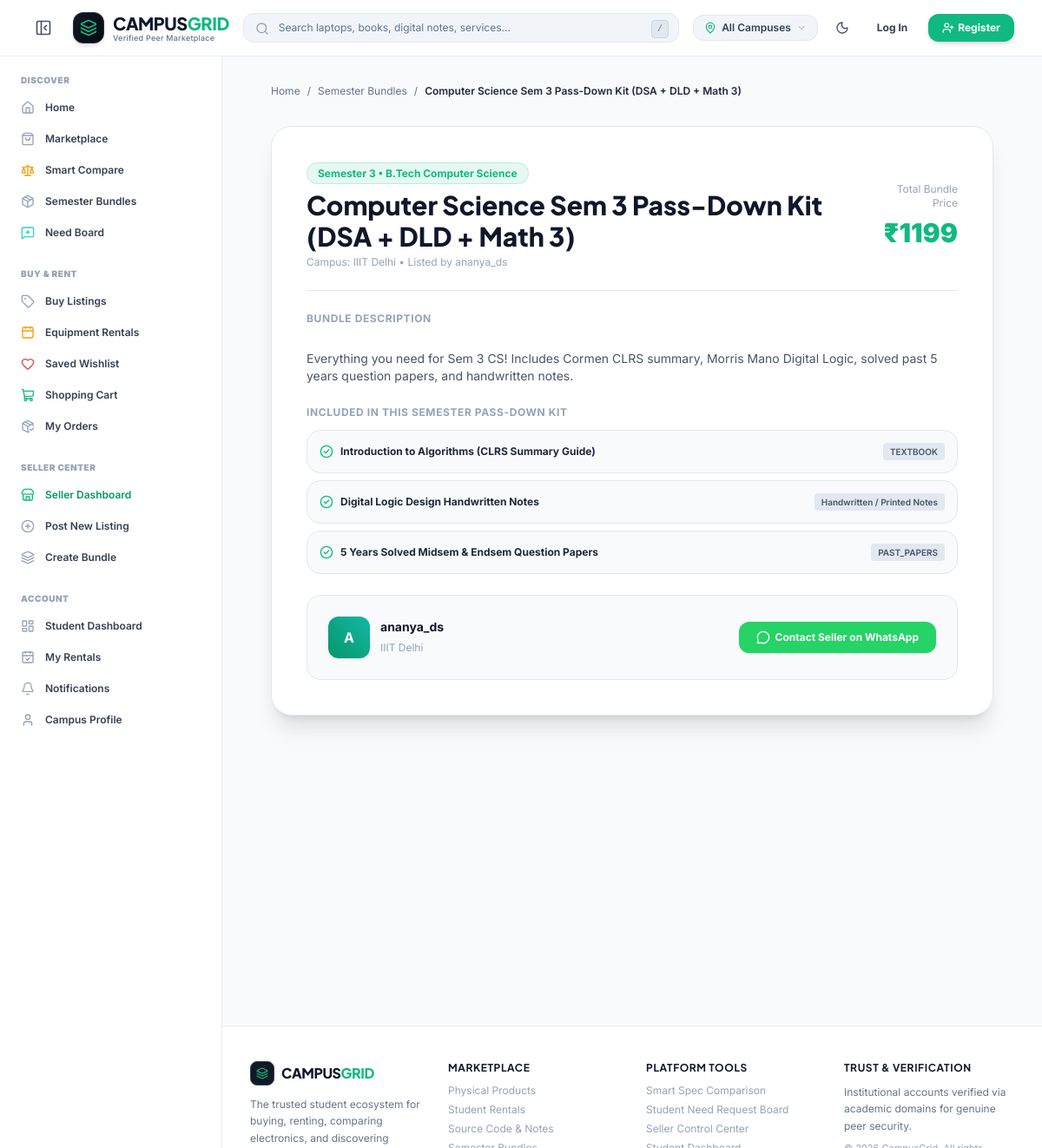
The app's page /bundles/cs-semester-3-core-study-bundle/ with its own data.
### marketplace/models.py (models this page shows, shortened)
class SemesterBundle(models.Model):
    seller = models.ForeignKey(User, on_delete=models.CASCADE, related_name='bundles')
    title = models.CharField(max_length=255)
    slug = models.SlugField(max_length=280, unique=True, blank=True)
    description = models.TextField()
    price = models.DecimalField(max_digits=10, decimal_places=2)
    semester = models.CharField(max_length=100, help_text="e.g. 5th Semester / 3rd Semester")
    course = models.CharField(max_length=150, help_text="e.g. BCA / B.Tech CSE / Mechanical")
    campus = models.CharField(max_length=200, default='Main Campus')
    cover_image = models.ImageField(upload_to='bundles/', blank=True, null=True)
    is_available = models.BooleanField(default=True)
    created_at = models.DateTimeField(auto_now_add=True)
    class Meta:
        ordering = ['-created_at']

class BundleItem(models.Model):
    ITEM_TYPES = [
        ('BOOK', 'Textbook'),
        ('NOTES', 'Handwritten / Printed Notes'),
        ('LAB_TOOL', 'Lab Equipment / Drafter Kit'),
        ('DIGITAL', 'Digital Study Material / Code'),
        ('OTHER', 'Study Aid / Calculator'),
    ]
    bundle = models.ForeignKey(SemesterBundle, on_delete=models.CASCADE, related_name='items')
    title = models.CharField(max_length=200)
    item_type = models.CharField(max_length=20, choices=ITEM_TYPES, default='BOOK')
    notes = models.CharField(max_length=255, blank=True)

class UserProfile(models.Model):
    VERIFICATION_CHOICES = [
        ('UNVERIFIED', 'Unverified'),
        ('PENDING', 'Pending Verification'),
        ('VERIFIED', 'Verified Student'),
    ]
    user = models.OneToOneField(User, on_delete=models.CASCADE, related_name='profile')
    campus = models.CharField(max_length=200, default='Tech University Campus', help_text="User's College/University Campus")
    phone_number = models.CharField(max_length=20, blank=True, help_text="Contact number")
    whatsapp_number = models.CharField(max_length=20, blank=True, help_text="WhatsApp contact number (with country code e.g. 919876543210)")
    verification_status = models.CharField(max_length=20, choices=VERIFICATION_CHOICES, default='UNVERIFIED')
    is_seller = models.BooleanField(default=True)
    profile_image = models.ImageField(upload_to='profiles/', blank=True, null=True)
    bio = models.TextField(blank=True, max_length=500)
    created_at = models.DateTimeField(auto_now_add=True)
    updated_at = models.DateTimeField(auto_now=True)
    def get_whatsapp_number_clean(self):
        if not self.whatsapp_number:
            return ""
        return "".join(c for c in self.whatsapp_number if c.isdigit())

### marketplace/views.py (the view)
# urls.py: path('bundles/<slug:slug>/', views.bundle_detail, name='bundle_detail'),
def bundle_detail(request, slug):
    bundle = get_object_or_404(SemesterBundle.objects.prefetch_related('items', 'seller', 'seller__profile'), slug=slug)
    context = {'bundle': bundle}
    return render(request, 'marketplace/bundle_detail.html', context)

### marketplace/templates/marketplace/bundle_detail.html (shortened to what this page needs)
{% extends "base.html" %}
{% load static %}
{% block content %}
<div class="max-w-4xl mx-auto px-4 sm:px-6 lg:px-8 py-8 space-y-8">
    <div class="flex items-center space-x-2 text-xs text-slate-500 dark:text-slate-400">
        <a href="{% url 'marketplace:index' %}" class="hover:text-emerald-500">Home</a>
        <span>/</span>
        <a href="{% url 'marketplace:semester_bundles_list' %}" class="hover:text-emerald-500">Semester Bundles</a>
        <span>/</span>
        <span class="text-slate-800 dark:text-slate-200 font-semibold">{{ bundle.title }}</span>
    </div>
    <div class="bg-white dark:bg-navy-800 rounded-3xl p-6 sm:p-10 border border-slate-200 dark:border-slate-700 shadow-xl space-y-6">
        <div class="flex flex-col sm:flex-row sm:items-center justify-between gap-4 pb-6 border-b border-slate-200 dark:border-slate-700">
            <div>
                <span class="px-3 py-1 rounded-full text-xs font-bold bg-emerald-500/10 text-emerald-500 border border-emerald-500/20">
                    {{ bundle.semester }} • {{ bundle.course }}
                </span>
                <h1 class="font-heading text-2xl sm:text-3xl font-extrabold text-slate-900 dark:text-white mt-2">
                    {{ bundle.title }}
                </h1>
                <span class="text-xs text-slate-400 mt-1 block">Campus: {{ bundle.campus }} • Listed by {{ bundle.seller.username }}</span>
            </div>
            <div class="text-left sm:text-right space-y-2">
                <span class="text-xs text-slate-400 block">Total Bundle Price</span>
                <span class="text-3xl font-black text-emerald-500 block">₹{{ bundle.price|floatformat:0 }}</span>
            </div>
        </div>
        <div>
            <h3 class="text-xs font-bold uppercase tracking-wider text-slate-400 mb-2">Bundle Description</h3>
            <p class="text-xs sm:text-sm text-slate-600 dark:text-slate-300 leading-relaxed whitespace-pre-line">
                {{ bundle.description }}
            </p>
        </div>
        <div>
            <h3 class="text-xs font-bold uppercase tracking-wider text-slate-400 mb-3">Included in this Semester Pass-Down Kit</h3>
            <div class="space-y-2">
                {% for item in bundle.items.all %}
                    <div class="p-3.5 rounded-2xl bg-slate-50 dark:bg-navy-900 border border-slate-200 dark:border-slate-700 flex items-center justify-between text-xs">
                        <div class="flex items-center space-x-2">
                            <i data-lucide="check-circle-2" class="w-4 h-4 text-emerald-500"></i>
                            <span class="font-bold text-slate-800 dark:text-slate-200">{{ item.title }}</span>
                        </div>
                        <span class="px-2 py-0.5 rounded bg-slate-200 dark:bg-navy-800 text-[10px] font-semibold text-slate-600 dark:text-slate-400">
                            {{ item.get_item_type_display }}
                        </span>
                    </div>
                {% empty %}
                    <div class="text-xs text-slate-400 italic">Full textbook & notes set as described.</div>
                {% endfor %}
            </div>
        </div>
        <div class="p-6 rounded-2xl bg-slate-50 dark:bg-navy-900/60 border border-slate-200 dark:border-slate-700 flex flex-col sm:flex-row items-center justify-between gap-4">
            <div class="flex items-center space-x-3">
                <div class="w-12 h-12 rounded-xl bg-gradient-to-tr from-emerald-600 to-teal-500 text-white font-bold flex items-center justify-center text-base shadow">
                    {{ bundle.seller.username|first|upper }}
                </div>
                <div>
                    <span class="text-sm font-bold text-slate-900 dark:text-white block">{{ bundle.seller.username }}</span>
                    <span class="text-xs text-slate-400">{{ bundle.seller.profile.campus }}</span>
                </div>
            </div>
            {% if bundle.seller.profile.whatsapp_number %}
                <a href="https://wa.me/{{ bundle.seller.profile.get_whatsapp_number_clean }}?text=Hi%20{{ bundle.seller.username }},%20I%20saw%20your%20Semester%20Bundle%20'{{ bundle.title|urlencode }}'%20on%20CampusGrid.%20Is%20it%20available?" target="_blank" rel="noopener noreferrer"
                   class="px-5 py-2.5 bg-[#25D366] hover:bg-[#20ba59] text-white font-bold text-xs rounded-xl shadow transition flex items-center space-x-1.5">
                    <i data-lucide="message-circle" class="w-4 h-4"></i>
                    <span>Contact Seller on WhatsApp</span>
                </a>
            {% endif %}
        </div>
    </div>
</div>
{% endblock %}

### marketplace/templates/base.html (style rules this page uses)
:root { --cg-bg: #F8FAFC; --cg-surface: #FFFFFF; --cg-surface-raised: #F1F5F9; --cg-border: #E2E8F0; --cg-text: #0F172A; --cg-text-muted: #64748B; --cg-accent: #10B981; }
body { background-color: var(--cg-bg); color: var(--cg-text); transition: background-color 0.25s ease, color 0.25s ease; }

### records on screen
SemesterBundle: title "Computer Science Sem 3 Pass-Down Kit (DSA + DLD + Math 3)", semester "Semester 3", course "B.Tech Computer Science", campus "IIIT Delhi", seller.username "ananya_ds", price "1199", description "Everything you need for Sem 3 CS! Includes Cormen CLRS summary, Morris Mano Digital Logic, solved past 5 years question papers, and handwritten notes.", seller.username|first "A", seller.profile.campus "IIIT Delhi"
BundleItem: title "Introduction to Algorithms (CLRS Summary Guide)", item_type "TEXTBOOK"
BundleItem: title "Digital Logic Design Handwritten Notes", item_type "Handwritten / Printed Notes"
BundleItem: title "5 Years Solved Midsem & Endsem Question Papers", item_type "PAST_PAPERS"

### other values on screen
{{ selected_campus }} "All Campuses"
